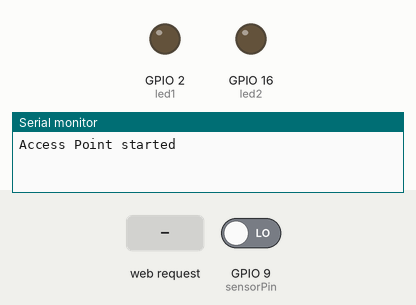
Simulated run of this sketch. Board: ESP8266 (NodeMCU). Parts: output pins drawn as LEDs (lit = HIGH), the last lines printed to the serial monitor. The test bench sets the inputs (shaded band); at power-on: GPIO 9 (sensorPin) LOW.

Above: at 1.2 s.
1.3 s: HTTP request GET /LED1_ON received
At 1.7 s:
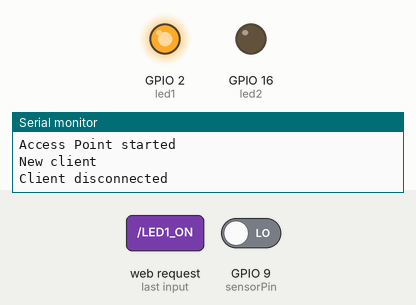
2.8 s: HTTP request GET /LED2_ON received
At 4.0 s:
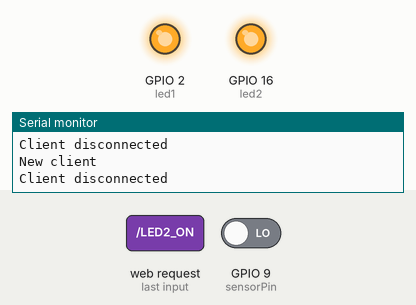
4.3 s: HTTP request GET /LED1_OFF received
At 5.2 s:
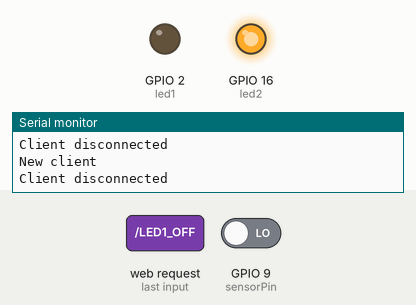
7.8 s: HTTP request GET /LED2_OFF received
At 9.1 s:
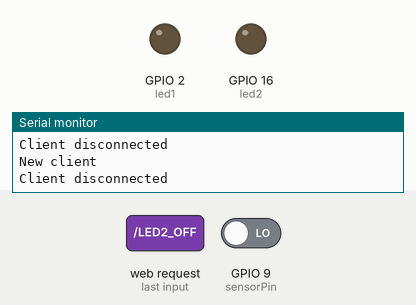
Timing chart, 0 to 10.3 s (numbered marks = the images above; inputs shaded):
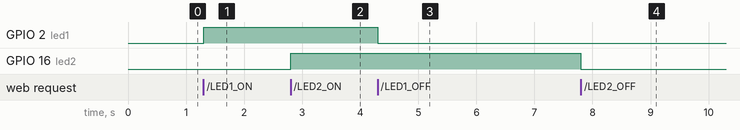

The sketch:

self.ino
```cpp
#include <ESP8266WiFi.h>

const char* ssid = "IoT";
const char* password = "password";

WiFiServer server(80);

int sensorPin = 9;

int led1 = 2;
int led2 = 16;
boolean led1Status = false;
boolean led2Status = false;

int sensorStatus = 0;

void setup() {
  pinMode(led1, OUTPUT);
  pinMode(led2, OUTPUT);
  pinMode(sensorPin, INPUT);
  digitalWrite(led1, LOW);
  digitalWrite(led2, LOW);

  Serial.begin(9600);

  WiFi.softAP(ssid, password);

  server.begin();
  Serial.println("Access Point started");
}

void loop() {
  if(digitalRead(sensorPin)==1){
    sensorStatus = 1;
    Serial.println("Detected Movement");
    delay(250);
  }
  WiFiClient client = server.available();
  if (client) {
    Serial.println("New client");
    String currentLine = "";
    while (client.connected()) {
      if (client.available()) {
        char c = client.read();
        if (c == '\n') {
          if (currentLine.length() == 0) {
            client.println("HTTP/1.1 200 OK");
            client.println("Content-type:text/html");
            client.println();
            client.println("<html>");
            client.println("<head><title>IoT Buglary System</title>");
            client.println("<style>button {font-size: 2em;text-align: center; margin: 0.5em; padding: 1em 2em; border-radius: 0.5em; color: white; background-color: #4CAF50; border: none;}h1,p{text-align: center;}");
            client.println("</style></head>");
            client.println("<body>");
            client.println("<h1><u><b>IoT Based Buglary Detection System</b></u></h1>");
            client.println("<p>Toggle the Lights using the given buttons.<p/>");
            client.println("<p>LED 1: <a href=\"/LED1_ON\"><button>OFF</button></a> <a href=\"/LED1_OFF\"><button>ON</button></a></p>");
            client.println("<p>LED 2: <a href=\"/LED2_ON\"><button>OFF</button></a> <a href=\"/LED2_OFF\"><button>ON</button></a></p>");
            client.println("<H1><u>Buglary Detection</u></H1>");
            client.println("<p>Alert indicates presence of some movement in the given perimeter.</p>");
            client.println("<p><a href=\"/RESET\"><button>RESET</button></a></p>");
            client.println("<p><a href=\"/SET\"><button>SET</button></a></p>");
            if(sensorStatus==0){
              client.println("<h1>Status : No Alert</h1>");
            } else {
              client.println("<h1>Status : Alert</h1>");
            }
            client.println("</body>");
            client.println("</html>");
            break;
          } else {
            currentLine = "";
          }
        } else if (c != '\r') {
          currentLine += c;
        }

        if (currentLine.endsWith("GET /LED1_ON")) {
          digitalWrite(led1, HIGH);
          led1Status = true;
        } else if (currentLine.endsWith("GET /LED1_OFF")) {
          digitalWrite(led1, LOW);
          led1Status = false;
        } else if (currentLine.endsWith("GET /LED2_ON")) {
          digitalWrite(led2, HIGH);
          led2Status = true;
        } else if (currentLine.endsWith("GET /LED2_OFF")) {
          digitalWrite(led2, LOW);
          led2Status = false;
        } else if (currentLine.endsWith("GET /RESET")) {
          sensorStatus = 0;
        } else if (currentLine.endsWith("GET /SET")) {
          sensorStatus = 1;
        }
      }
    }

    client.stop();
    Serial.println("Client disconnected");
  }
}
```

Measured:
- after the input at 1.3 s, GPIO 2 (led1): LOW → HIGH at once
- after the input at 2.8 s, GPIO 16 (led2): LOW → HIGH at once
- after the input at 4.3 s, GPIO 2 (led1): HIGH → LOW at once
- after the input at 7.8 s, GPIO 16 (led2): HIGH → LOW at once
